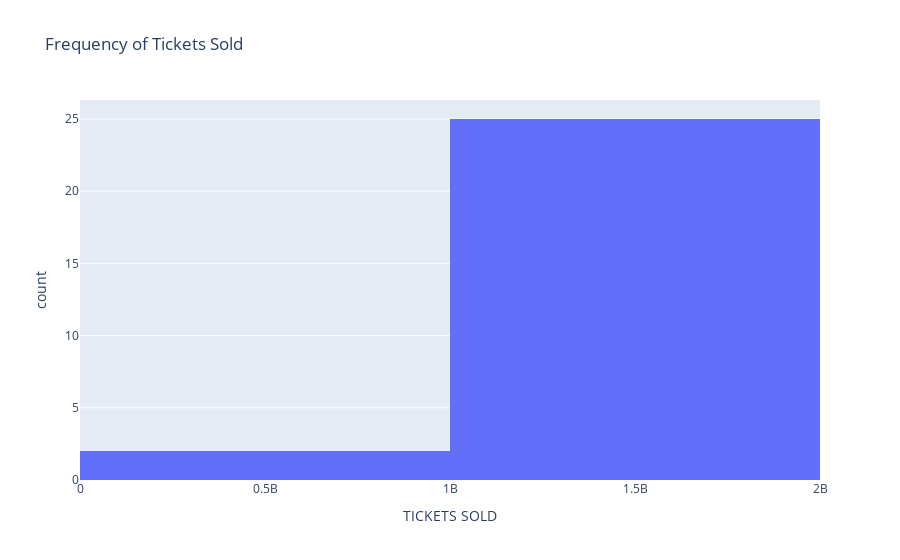

The notebook cell saved with this chart:
### Markdown cell above
# Histogram

### Code cell
px.histogram(df, x='TICKETS SOLD', nbins=2, title='Frequency of Tickets Sold')

### Figure 1 — Plotly figure (JSON) as saved in the notebook; plotly's stock layout.template omitted (floating-point values rounded to 4 significant figures)
{"data": [{"alignmentgroup": "True", "bingroup": "x", "hovertemplate": "TICKETS SOLD=%{x}<br>count=%{y}<extra></extra>", "legendgroup": "", "marker": {"color": "#636efa", "pattern": {"shape": ""}}, "name": "", "nbinsx": 2, "offsetgroup": "", "orientation": "v", "showlegend": false, "type": "histogram", "x": [423774881, 223638958, 1228541629, 1311536128, 1225639761, 1302556378, 1323356776, 1257402920, 1339168926, 1380921942, 1282915168, 1328549021, 1418567388, 1358042073, 1420036680, 1398738283, 1372980280, 1495651298, 1524589620, 1575756527, 1465874205, 1397460079, 1444664086, 1443832471, 1357349648, 1305221290, 1221705907], "xaxis": "x", "yaxis": "y"}], "layout": {"autosize": true, "barmode": "relative", "legend": {"tracegroupgap": 0}, "title": {"text": "Frequency of Tickets Sold"}, "xaxis": {"anchor": "y", "autorange": true, "domain": [0, 1], "range": [-0.5, 2000000000.0], "title": {"text": "TICKETS SOLD"}, "type": "linear"}, "yaxis": {"anchor": "x", "autorange": true, "domain": [0, 1], "range": [0, 26.32], "title": {"text": "count"}}}}
